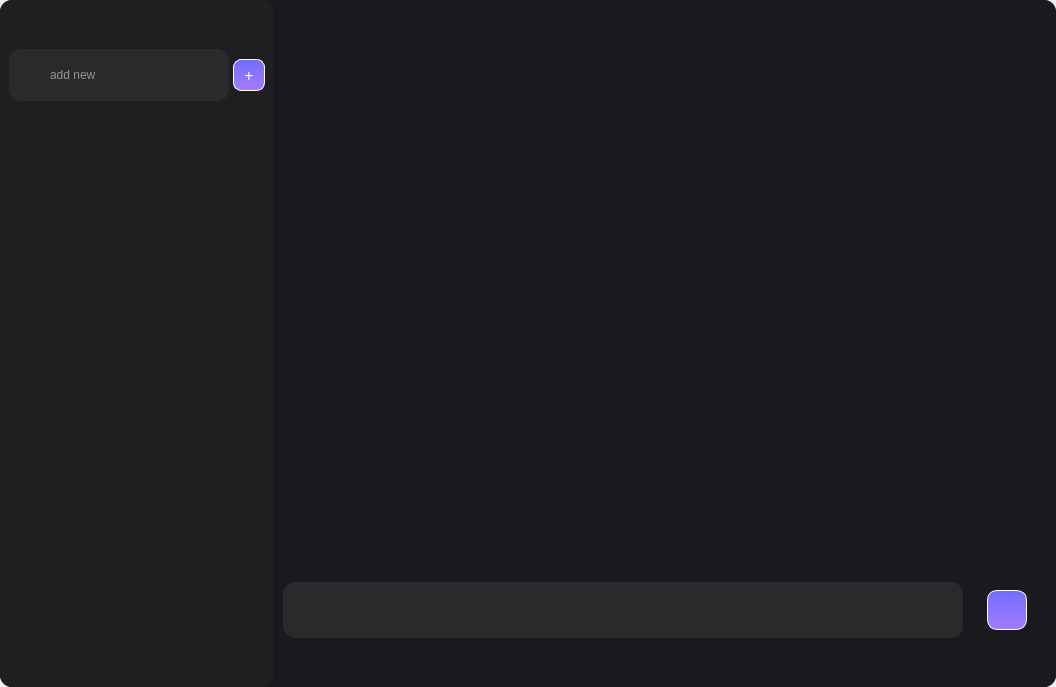
<?xml version="1.0" encoding="UTF-8"?>
<ui version="4.0">
 <class>Form</class>
 <widget class="QWidget" name="Form">
  <property name="geometry">
   <rect>
    <x>0</x>
    <y>0</y>
    <width>1056</width>
    <height>687</height>
   </rect>
  </property>
  <property name="windowTitle">
   <string>Form</string>
  </property>
  <layout class="QHBoxLayout" name="horizontalLayout">
   <property name="spacing">
    <number>0</number>
   </property>
   <property name="leftMargin">
    <number>0</number>
   </property>
   <property name="topMargin">
    <number>0</number>
   </property>
   <property name="rightMargin">
    <number>0</number>
   </property>
   <property name="bottomMargin">
    <number>0</number>
   </property>
   <item>
    <widget class="QFrame" name="main_frame">
     <property name="styleSheet">
      <string notr="true">QFrame{background-color:#1a1a1e;
border:none;
border-radius:12px;
}</string>
     </property>
     <property name="frameShape">
      <enum>QFrame::StyledPanel</enum>
     </property>
     <property name="frameShadow">
      <enum>QFrame::Raised</enum>
     </property>
     <layout class="QHBoxLayout" name="horizontalLayout_2">
      <property name="spacing">
       <number>0</number>
      </property>
      <property name="leftMargin">
       <number>0</number>
      </property>
      <property name="topMargin">
       <number>0</number>
      </property>
      <property name="rightMargin">
       <number>0</number>
      </property>
      <property name="bottomMargin">
       <number>0</number>
      </property>
      <item>
       <widget class="QFrame" name="left_frame">
        <property name="sizePolicy">
         <sizepolicy hsizetype="Fixed" vsizetype="Preferred">
          <horstretch>0</horstretch>
          <verstretch>0</verstretch>
         </sizepolicy>
        </property>
        <property name="minimumSize">
         <size>
          <width>250</width>
          <height>0</height>
         </size>
        </property>
        <property name="styleSheet">
         <string notr="true">QFrame{background-color:#1f1f22;
border:none;
border-radius:12px;
}</string>
        </property>
        <property name="frameShape">
         <enum>QFrame::StyledPanel</enum>
        </property>
        <property name="frameShadow">
         <enum>QFrame::Raised</enum>
        </property>
        <layout class="QVBoxLayout" name="verticalLayout">
         <property name="bottomMargin">
          <number>20</number>
         </property>
         <item>
          <spacer name="verticalSpacer">
           <property name="orientation">
            <enum>Qt::Vertical</enum>
           </property>
           <property name="sizeType">
            <enum>QSizePolicy::Preferred</enum>
           </property>
           <property name="sizeHint" stdset="0">
            <size>
             <width>20</width>
             <height>40</height>
            </size>
           </property>
          </spacer>
         </item>
         <item>
          <widget class="QFrame" name="search_frame">
           <property name="minimumSize">
            <size>
             <width>0</width>
             <height>52</height>
            </size>
           </property>
           <property name="maximumSize">
            <size>
             <width>16777215</width>
             <height>52</height>
            </size>
           </property>
           <property name="frameShape">
            <enum>QFrame::StyledPanel</enum>
           </property>
           <property name="frameShadow">
            <enum>QFrame::Raised</enum>
           </property>
           <layout class="QHBoxLayout" name="horizontalLayout_3">
            <property name="spacing">
             <number>4</number>
            </property>
            <property name="leftMargin">
             <number>0</number>
            </property>
            <property name="topMargin">
             <number>0</number>
            </property>
            <property name="rightMargin">
             <number>0</number>
            </property>
            <property name="bottomMargin">
             <number>0</number>
            </property>
            <item>
             <widget class="QFrame" name="search_left_frame">
              <property name="minimumSize">
               <size>
                <width>0</width>
                <height>52</height>
               </size>
              </property>
              <property name="maximumSize">
               <size>
                <width>16777215</width>
                <height>52</height>
               </size>
              </property>
              <property name="styleSheet">
               <string notr="true">background-color: #2a2a2d;
border-radius: 12px;</string>
              </property>
              <property name="frameShape">
               <enum>QFrame::StyledPanel</enum>
              </property>
              <property name="frameShadow">
               <enum>QFrame::Raised</enum>
              </property>
              <layout class="QHBoxLayout" name="horizontalLayout_5">
               <property name="topMargin">
                <number>0</number>
               </property>
               <property name="bottomMargin">
                <number>0</number>
               </property>
               <item>
                <widget class="QPushButton" name="search_btn">
                 <property name="minimumSize">
                  <size>
                   <width>24</width>
                   <height>24</height>
                  </size>
                 </property>
                 <property name="maximumSize">
                  <size>
                   <width>24</width>
                   <height>24</height>
                  </size>
                 </property>
                 <property name="cursor">
                  <cursorShape>PointingHandCursor</cursorShape>
                 </property>
                 <property name="toolTip">
                  <string>打开音乐库</string>
                 </property>
                 <property name="styleSheet">
                  <string notr="true">QPushButton {

border: none; /* 边框样式 */

}

/* 设置PushButton在鼠标悬停状态下的样式 */
QPushButton:hover {

}

/* 设置PushButton在鼠标按下状态下的样式 */
QPushButton:pressed {
   border: 1px solid rgba(53, 53, 53,00);

}

/* 设置PushButton在不可用状态下的样式 */
QPushButton:disabled {
    background-color: #D3D3D3; /* 不可用状态的背景颜色 */
    color: #808080; /* 不可用状态的文字颜色 */
}</string>
                 </property>
                 <property name="text">
                  <string/>
                 </property>
                 <property name="icon">
                  <iconset resource="../res.qrc">
                   <normaloff>:/resources/搜索.png</normaloff>:/resources/搜索.png</iconset>
                 </property>
                 <property name="iconSize">
                  <size>
                   <width>18</width>
                   <height>18</height>
                  </size>
                 </property>
                </widget>
               </item>
               <item>
                <widget class="QLineEdit" name="search_line">
                 <property name="minimumSize">
                  <size>
                   <width>0</width>
                   <height>42</height>
                  </size>
                 </property>
                 <property name="focusPolicy">
                  <enum>Qt::ClickFocus</enum>
                 </property>
                 <property name="styleSheet">
                  <string notr="true">font-family:&quot;微软雅黑&quot;;
color:white;</string>
                 </property>
                 <property name="readOnly">
                  <bool>false</bool>
                 </property>
                 <property name="placeholderText">
                  <string>add new</string>
                 </property>
                </widget>
               </item>
              </layout>
             </widget>
            </item>
            <item>
             <widget class="QPushButton" name="add_btn">
              <property name="minimumSize">
               <size>
                <width>32</width>
                <height>32</height>
               </size>
              </property>
              <property name="font">
               <font>
                <family>Britannic Bold</family>
                <pointsize>12</pointsize>
               </font>
              </property>
              <property name="styleSheet">
               <string notr="true">QPushButton{
	color: rgb(255, 255, 255);
	background-color: qlineargradient(x0:0, y0:1, x2:0, y2:1,stop:0 rgb(113, 109, 252), stop:1 rgb(164, 124, 255));
	border:1px outset rgb(255, 255, 255);
	border-radius:8px;
  	text-align: center center;
} </string>
              </property>
              <property name="text">
               <string>+</string>
              </property>
             </widget>
            </item>
           </layout>
          </widget>
         </item>
         <item>
          <widget class="QListWidget" name="session_list">
           <property name="verticalScrollBarPolicy">
            <enum>Qt::ScrollBarAlwaysOff</enum>
           </property>
           <property name="horizontalScrollBarPolicy">
            <enum>Qt::ScrollBarAlwaysOff</enum>
           </property>
          </widget>
         </item>
         <item>
          <spacer name="verticalSpacer_2">
           <property name="orientation">
            <enum>Qt::Vertical</enum>
           </property>
           <property name="sizeType">
            <enum>QSizePolicy::Preferred</enum>
           </property>
           <property name="sizeHint" stdset="0">
            <size>
             <width>20</width>
             <height>40</height>
            </size>
           </property>
          </spacer>
         </item>
        </layout>
       </widget>
      </item>
      <item>
       <widget class="QFrame" name="right_frame">
        <property name="minimumSize">
         <size>
          <width>500</width>
          <height>0</height>
         </size>
        </property>
        <property name="frameShape">
         <enum>QFrame::StyledPanel</enum>
        </property>
        <property name="frameShadow">
         <enum>QFrame::Raised</enum>
        </property>
        <layout class="QVBoxLayout" name="verticalLayout_2">
         <property name="topMargin">
          <number>0</number>
         </property>
         <item>
          <widget class="QFrame" name="frame">
           <property name="minimumSize">
            <size>
             <width>200</width>
             <height>150</height>
            </size>
           </property>
           <property name="maximumSize">
            <size>
             <width>16777215</width>
             <height>150</height>
            </size>
           </property>
           <property name="frameShape">
            <enum>QFrame::StyledPanel</enum>
           </property>
           <property name="frameShadow">
            <enum>QFrame::Raised</enum>
           </property>
           <widget class="QLabel" name="label">
            <property name="geometry">
             <rect>
              <x>30</x>
              <y>25</y>
              <width>100</width>
              <height>100</height>
             </rect>
            </property>
            <property name="styleSheet">
             <string notr="true">image:url(:/resources/avatar_5.png);
background-repeat: no-repeat;  /* 防止图片重复 */
background-position: center;   /* 图片居中显示 */
background-size: cover;        /* 使图片覆盖整个 QFrame */</string>
            </property>
            <property name="text">
             <string/>
            </property>
           </widget>
           <widget class="QLabel" name="name_label">
            <property name="geometry">
             <rect>
              <x>170</x>
              <y>40</y>
              <width>581</width>
              <height>41</height>
             </rect>
            </property>
            <property name="font">
             <font>
              <family>Agency FB</family>
              <pointsize>12</pointsize>
             </font>
            </property>
            <property name="styleSheet">
             <string notr="true">color:white;</string>
            </property>
            <property name="text">
             <string/>
            </property>
           </widget>
          </widget>
         </item>
         <item>
          <widget class="QListWidget" name="chat_list">
           <property name="verticalScrollBarPolicy">
            <enum>Qt::ScrollBarAlwaysOff</enum>
           </property>
           <property name="horizontalScrollBarPolicy">
            <enum>Qt::ScrollBarAlwaysOff</enum>
           </property>
          </widget>
         </item>
         <item>
          <widget class="QFrame" name="input_frame">
           <property name="minimumSize">
            <size>
             <width>0</width>
             <height>56</height>
            </size>
           </property>
           <property name="maximumSize">
            <size>
             <width>16777215</width>
             <height>56</height>
            </size>
           </property>
           <property name="frameShape">
            <enum>QFrame::StyledPanel</enum>
           </property>
           <property name="frameShadow">
            <enum>QFrame::Raised</enum>
           </property>
           <layout class="QHBoxLayout" name="horizontalLayout_4">
            <property name="spacing">
             <number>4</number>
            </property>
            <property name="leftMargin">
             <number>0</number>
            </property>
            <property name="topMargin">
             <number>0</number>
            </property>
            <property name="rightMargin">
             <number>0</number>
            </property>
            <property name="bottomMargin">
             <number>0</number>
            </property>
            <item>
             <widget class="QFrame" name="input_left_frame">
              <property name="minimumSize">
               <size>
                <width>0</width>
                <height>42</height>
               </size>
              </property>
              <property name="maximumSize">
               <size>
                <width>16777215</width>
                <height>56</height>
               </size>
              </property>
              <property name="styleSheet">
               <string notr="true">background-color: #2a2a2d;
border-radius: 12px;</string>
              </property>
              <property name="frameShape">
               <enum>QFrame::StyledPanel</enum>
              </property>
              <property name="frameShadow">
               <enum>QFrame::Raised</enum>
              </property>
              <layout class="QHBoxLayout" name="horizontalLayout_6">
               <property name="topMargin">
                <number>0</number>
               </property>
               <property name="bottomMargin">
                <number>0</number>
               </property>
               <item>
                <widget class="QPlainTextEdit" name="input_line">
                 <property name="sizePolicy">
                  <sizepolicy hsizetype="Preferred" vsizetype="Preferred">
                   <horstretch>0</horstretch>
                   <verstretch>0</verstretch>
                  </sizepolicy>
                 </property>
                 <property name="minimumSize">
                  <size>
                   <width>0</width>
                   <height>56</height>
                  </size>
                 </property>
                 <property name="maximumSize">
                  <size>
                   <width>16777215</width>
                   <height>56</height>
                  </size>
                 </property>
                 <property name="font">
                  <font>
                   <family>Arial Narrow</family>
                   <pointsize>11</pointsize>
                  </font>
                 </property>
                 <property name="styleSheet">
                  <string notr="true">color:white;</string>
                 </property>
                 <property name="verticalScrollBarPolicy">
                  <enum>Qt::ScrollBarAlwaysOff</enum>
                 </property>
                 <property name="horizontalScrollBarPolicy">
                  <enum>Qt::ScrollBarAlwaysOff</enum>
                 </property>
                 <property name="lineWrapMode">
                  <enum>QPlainTextEdit::WidgetWidth</enum>
                 </property>
                </widget>
               </item>
              </layout>
             </widget>
            </item>
            <item>
             <spacer name="horizontalSpacer">
              <property name="orientation">
               <enum>Qt::Horizontal</enum>
              </property>
              <property name="sizeType">
               <enum>QSizePolicy::Fixed</enum>
              </property>
              <property name="sizeHint" stdset="0">
               <size>
                <width>20</width>
                <height>20</height>
               </size>
              </property>
             </spacer>
            </item>
            <item>
             <widget class="QPushButton" name="send_btn">
              <property name="sizePolicy">
               <sizepolicy hsizetype="Fixed" vsizetype="Fixed">
                <horstretch>0</horstretch>
                <verstretch>0</verstretch>
               </sizepolicy>
              </property>
              <property name="minimumSize">
               <size>
                <width>40</width>
                <height>40</height>
               </size>
              </property>
              <property name="font">
               <font>
                <family>Britannic Bold</family>
               </font>
              </property>
              <property name="styleSheet">
               <string notr="true">QPushButton{
	image: url(:/resources/发送.png);
	background-color: qlineargradient(x0:0, y0:1, x2:0, y2:1,stop:0 rgb(113, 109, 252), stop:1 rgb(164, 124, 255));
	border:1px outset rgb(255, 255, 255);
	border-radius:10px;
  	text-align: center center;
} </string>
              </property>
              <property name="text">
               <string/>
              </property>
             </widget>
            </item>
            <item>
             <spacer name="horizontalSpacer_2">
              <property name="orientation">
               <enum>Qt::Horizontal</enum>
              </property>
              <property name="sizeType">
               <enum>QSizePolicy::Fixed</enum>
              </property>
              <property name="sizeHint" stdset="0">
               <size>
                <width>20</width>
                <height>20</height>
               </size>
              </property>
             </spacer>
            </item>
           </layout>
          </widget>
         </item>
         <item>
          <spacer name="verticalSpacer_3">
           <property name="orientation">
            <enum>Qt::Vertical</enum>
           </property>
           <property name="sizeType">
            <enum>QSizePolicy::Preferred</enum>
           </property>
           <property name="sizeHint" stdset="0">
            <size>
             <width>20</width>
             <height>40</height>
            </size>
           </property>
          </spacer>
         </item>
        </layout>
       </widget>
      </item>
     </layout>
    </widget>
   </item>
  </layout>
 </widget>
 <resources>
  <include location="../res.qrc"/>
 </resources>
 <connections/>
</ui>
